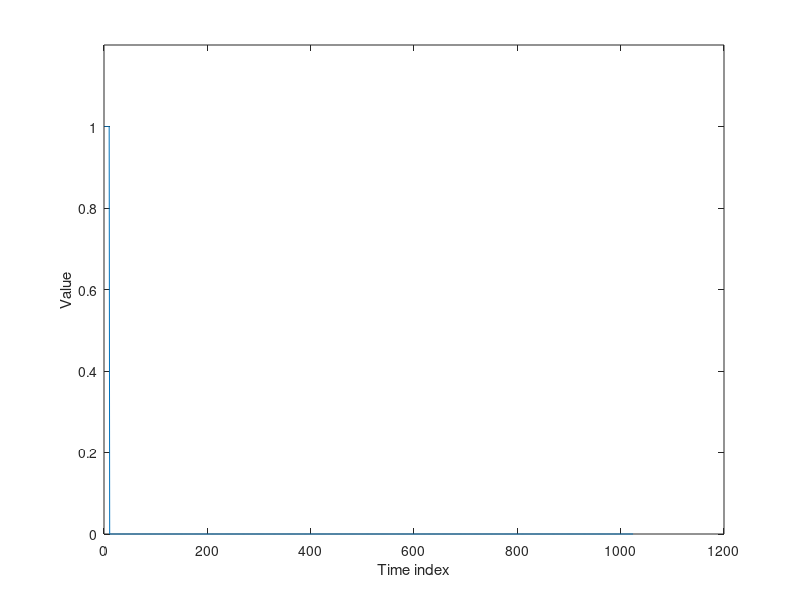
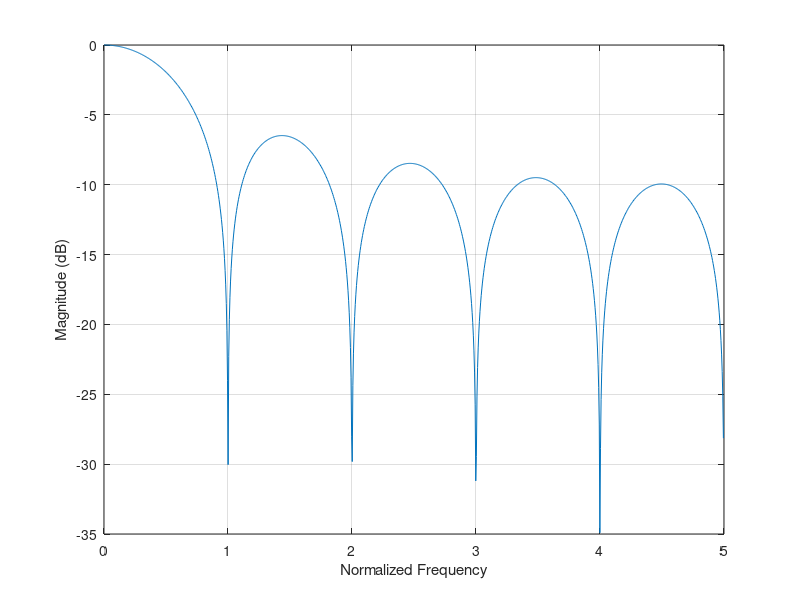

MATLAB code for these plots, in order:
% Lab 7 ECE 3141 Matlab code to generate impulse and frequency responses
% of Rectangular pulse shaping filters
% Gayathri Kongara, ECSE department, Monash University
% Written on 16/01/2017
% Revisions:11/02/2018
% Revised: Mike Biggar 21/05/2020

clear all;close all;clc

SampPerSymbol= 10;             %Number of samples in each symbol period
Sample_rate = 1/SampPerSymbol; %Sample rate
filtCoeff = ones(1,SampPerSymbol);% 
[Frequency_repsonse,frequencies]=freqz(filtCoeff,1,1024);%  frequency response 
Frequency_repsonse_in_dB= 10*log10(abs(Frequency_repsonse)/max(abs(Frequency_repsonse))); % Normalize the magnitude response
TimeSamples=zeros(1,1024);
TimeSamples(1:SampPerSymbol)=filtCoeff(1:SampPerSymbol);

figure(1)                     % Time plot of rectangular pulse
plot(TimeSamples(1:1024));
ylim([0 1.2]);
xlabel('Time index');
ylabel('Value');

figure(2)
plot(((frequencies)/(2*pi*Sample_rate)),Frequency_repsonse_in_dB,'-') %Plot the normalised frequency response
xlabel('Normalized Frequency')
ylabel('Magnitude (dB)')
grid on
